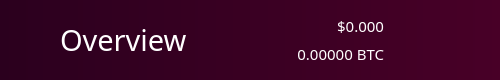
          <widget class="QFrame" name="NavBar">
           <property name="sizePolicy">
            <sizepolicy hsizetype="Preferred" vsizetype="Preferred">
             <horstretch>0</horstretch>
             <verstretch>0</verstretch>
            </sizepolicy>
           </property>
           <property name="minimumSize">
            <size>
             <width>500</width>
             <height>80</height>
            </size>
           </property>
           <property name="maximumSize">
            <size>
             <width>16777215</width>
             <height>80</height>
            </size>
           </property>
           <property name="layoutDirection">
            <enum>Qt::LeftToRight</enum>
           </property>
           <property name="autoFillBackground">
            <bool>false</bool>
           </property>
           <property name="styleSheet">
            <string notr="true">background: QLinearGradient(x1: 0, y1: 0, x2: 1, y2: 0, stop: 0 #2b001e, stop: 1 #480027);
border:0;
</string>
           </property>
           <property name="frameShape">
            <enum>QFrame::StyledPanel</enum>
           </property>
           <property name="frameShadow">
            <enum>QFrame::Raised</enum>
           </property>
           <layout class="QHBoxLayout" name="horizontalLayout_3">
            <property name="spacing">
             <number>6</number>
            </property>
            <property name="leftMargin">
             <number>60</number>
            </property>
            <property name="topMargin">
             <number>0</number>
            </property>
            <property name="rightMargin">
             <number>60</number>
            </property>
            <property name="bottomMargin">
             <number>0</number>
            </property>
            <item>
             <widget class="QLabel" name="label_2">
              <property name="sizePolicy">
               <sizepolicy hsizetype="Preferred" vsizetype="Preferred">
                <horstretch>0</horstretch>
                <verstretch>0</verstretch>
               </sizepolicy>
              </property>
              <property name="font">
               <font>
                <family>NoirLight</family>
                <pointsize>22</pointsize>
                <weight>50</weight>
                <bold>false</bold>
               </font>
              </property>
              <property name="autoFillBackground">
               <bool>false</bool>
              </property>
              <property name="styleSheet">
               <string notr="true">color:white;
background-color: rgba(255, 255, 255,0);</string>
              </property>
              <property name="text">
               <string>Overview</string>
              </property>
              <property name="indent">
               <number>0</number>
              </property>
              <property name="textInteractionFlags">
               <set>Qt::NoTextInteraction</set>
              </property>
             </widget>
            </item>
            <item>
             <layout class="QVBoxLayout" name="verticalLayout_5">
              <property name="spacing">
               <number>6</number>
              </property>
              <item>
               <widget class="QLabel" name="priceUSD">
                <property name="font">
                 <font>
                  <family>NoirMedium</family>
                  <pointsize>11</pointsize>
                  <weight>50</weight>
                  <bold>false</bold>
                  <stylestrategy>PreferDefault</stylestrategy>
                  <kerning>true</kerning>
                 </font>
                </property>
                <property name="styleSheet">
                 <string notr="true">background-color: rgb(0,0,0,0);
color: white;</string>
                </property>
                <property name="text">
                 <string>$0.000</string>
                </property>
                <property name="alignment">
                 <set>Qt::AlignBottom|Qt::AlignRight|Qt::AlignTrailing</set>
                </property>
               </widget>
              </item>
              <item>
               <widget class="QLabel" name="priceBTC">
                <property name="font">
                 <font>
                  <family>NoirLight</family>
                  <pointsize>11</pointsize>
                  <weight>50</weight>
                  <bold>false</bold>
                 </font>
                </property>
                <property name="styleSheet">
                 <string notr="true">background-color: rgb(0,0,0,0);
color: white;</string>
                </property>
                <property name="text">
                 <string>0.00000 BTC</string>
                </property>
                <property name="alignment">
                 <set>Qt::AlignRight|Qt::AlignTop|Qt::AlignTrailing</set>
                </property>
               </widget>
              </item>
             </layout>
            </item>
            <item>
             <widget class="QPushButton" name="pushButton">
              <property name="minimumSize">
               <size>
                <width>0</width>
                <height>80</height>
               </size>
              </property>
              <property name="maximumSize">
               <size>
                <width>50</width>
                <height>80</height>
               </size>
              </property>
              <property name="styleSheet">
               <string notr="true">background: rgb(0,0,0,0);</string>
              </property>
              <property name="text">
               <string/>
              </property>
              <property name="icon">
               <iconset resource="../bitcoin.qrc">
                <normaloff>:/icons/Exports_45</normaloff>:/icons/Exports_45</iconset>
              </property>
              <property name="iconSize">
               <size>
                <width>70</width>
                <height>70</height>
               </size>
              </property>
             </widget>
            </item>
           </layout>
          </widget>
